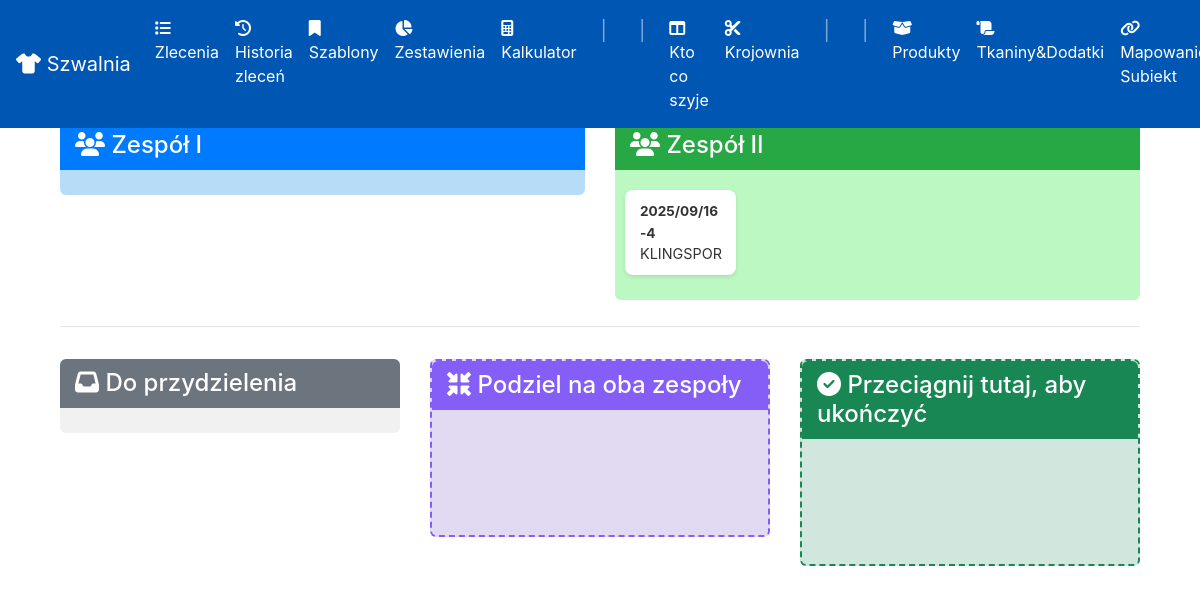
/kanban, run on an earlier commit of the app's database.
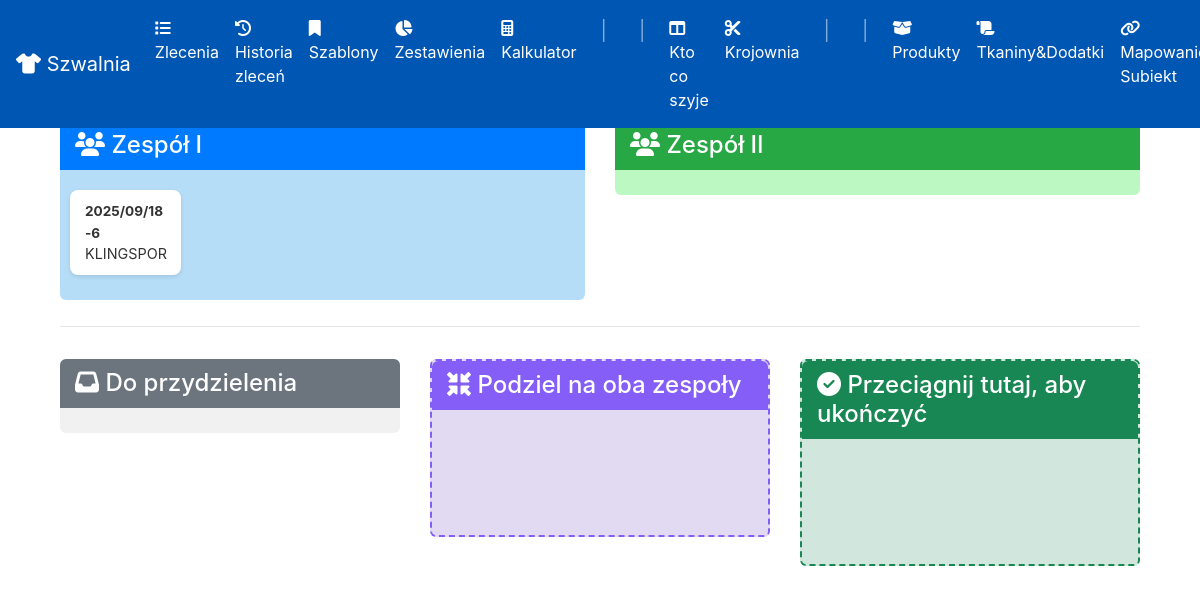
And on a later commit of the database.
### app/models.py (models this page shows, shortened)
class Order(db.Model):
    id = db.Column(db.Integer, primary_key=True)
    order_code = db.Column(db.String(50), nullable=True)
    client_id = db.Column(db.Integer, db.ForeignKey('client.id'), nullable=False)
    description = db.Column(db.Text, nullable=False)
    login_info = db.Column(db.Text, nullable=True)
    deadline = db.Column(db.Date, nullable=False)
    status = db.Column(db.String(50), nullable=False, default='NOWE')
    zlecajacy = db.Column(db.String(50), nullable=False)
    created_at = db.Column(db.DateTime, default=datetime.utcnow)
    fabrics = db.relationship('OrderFabric', backref='order', cascade="all, delete-orphan")
    assigned_team = db.Column(db.String(50), nullable=True)
    cutting_table = db.Column(db.String(50), nullable=True)
    team1_completed = db.Column(db.Boolean, default=False, nullable=False)
    team2_completed = db.Column(db.Boolean, default=False, nullable=False)
    cutting_started_at = db.Column(db.DateTime, nullable=True)
    cutting_finished_at = db.Column(db.DateTime, nullable=True)
    sewing_started_at = db.Column(db.DateTime, nullable=True)
    sewing_finished_at = db.Column(db.DateTime, nullable=True)
    order_items = db.relationship('OrderItem', backref='order', lazy=True, cascade="all, delete-orphan")
    attachments = db.relationship('Attachment', backref='order', lazy=True, cascade="all, delete-orphan")
    materials_used = db.relationship('MaterialUsage', backref='order', cascade="all, delete-orphan")

class Client(db.Model):
    id = db.Column(db.Integer, primary_key=True)
    name = db.Column(db.String(100), nullable=False, unique=True)
    orders = db.relationship('Order', backref='client', lazy=True)

### app/routes.py (the view)
@app.route('/kanban')
def kanban():
    orders = Order.query.filter(Order.cutting_table == 'skrojone', Order.status.in_(['NOWE', 'W REALIZACJI'])).order_by(Order.created_at.desc()).all()
    team1_orders = [o for o in orders if o.assigned_team in ['zespol-1', 'OBA']]
    team2_orders = [o for o in orders if o.assigned_team in ['zespol-2', 'OBA']]
    unassigned_orders = [o for o in orders if o.assigned_team is None]
    return render_template('kanban.html', team1_orders=team1_orders, team2_orders=team2_orders, unassigned_orders=unassigned_orders)

### app/routes.py (called while the page is built)
@app.context_processor
def inject_in_progress_orders():
    all_in_progress = Order.query.filter_by(status='W REALIZACJI').order_by(Order.deadline).all()
    krojownia_orders = []
    szwalnia_orders = []
    for order in all_in_progress:
        order.total_quantity = sum(item.quantity for item in order.order_items)
        if order.cutting_table == 'skrojone' and order.assigned_team is not None:
            szwalnia_orders.append(order)
        elif order.cutting_table is not None and order.cutting_table != 'skrojone':
            krojownia_orders.append(order)
    return dict(krojownia_in_progress=krojownia_orders, szwalnia_in_progress=szwalnia_orders)

### app/templates/kanban.html (shortened to what this page needs)
{% extends 'base.html' %}
{% block content %}
<h2> Kto co szyje?</h2>
<div class="container-fluid">
    <div class="row">
        <div class="col-md-6">
            <div class="kanban-zone" id="zespol-1">
                <h4 class="zone-header bg-primary text-white"><i class="fas fa-users"></i> Zespół I</h4>
                <div class="d-flex flex-wrap">
                    {% for order in team1_orders %}{% if not order.team1_completed %}
                    <div class="kanban-card" data-id="{{ order.id }}">
                        <strong>{{ order.order_code }}</strong><br>{{ order.client.name }}
                    </div>
                    {% endif %}{% endfor %}
                </div>
            </div>
        </div>
        <div class="col-md-6">
            <div class="kanban-zone" id="zespol-2">
                <h4 class="zone-header bg-success text-white"><i class="fas fa-users"></i> Zespół II</h4>
                <div class="d-flex flex-wrap">
                    {% for order in team2_orders %}{% if not order.team2_completed %}
                    <div class="kanban-card" data-id="{{ order.id }}">
                        <strong>{{ order.order_code }}</strong><br>{{ order.client.name }}
                    </div>
                    {% endif %}{% endfor %}
                </div>
            </div>
        </div>
    </div>
    <hr>
    <div class="row">
        <div class="col-md-4">
            <div class="kanban-zone mt-3" id="nieprzypisane">
                <h4 class="zone-header bg-secondary text-white"><i class="fas fa-inbox"></i> Do przydzielenia</h4>
            </div>
        </div>
        <div class="col-md-4">
            <div class="kanban-zone mt-3" id="zespol-oba">
                <h4 class="zone-header text-white"><i class="fas fa-compress-arrows-alt"></i> Podziel na oba zespoły</h4>
                <div class="d-flex flex-wrap" style="min-height: 100px;"></div>
            </div>
        </div>
        <div class="col-md-4">
            <div class="kanban-zone mt-3" id="zrealizowane">
                <h4 class="zone-header text-white"><i class="fas fa-check-circle"></i> Przeciągnij tutaj, aby ukończyć</h4>
                <div class="d-flex flex-wrap" style="min-height: 100px;"></div>
            </div>
        </div>
    </div>
</div>
{% endblock %}

What changed in the data, as far as the page shows it:
no longer on this page (row edited): Order: order_code "2025/09/16-4", client.name "KLINGSPOR", shown under "Zespół II"
added Order: order_code "2025/09/18-6", client.name "KLINGSPOR", shown under "Zespół I"
